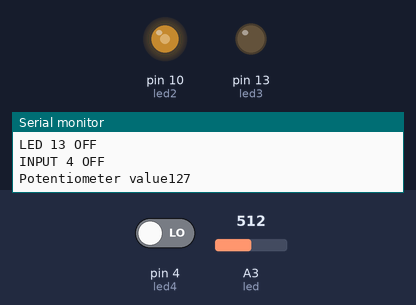
Recording of a sketch running on a simulated Arduino Uno, built with avr-gcc and run on an emulated ATmega328P. On the bench: output pins drawn as LEDs (lit = HIGH), the last lines printed to the serial monitor. The test bench sets the inputs (shaded band); at power-on: A3 (led) = 512, pin 4 (led4) LOW.

Above: at 4.8 s.
4.9 s: A3 (led) set to 716
At 10.3 s:
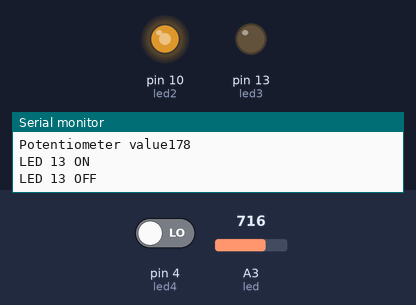
15.2 s: A3 (led) set to 900
At 17.8 s:
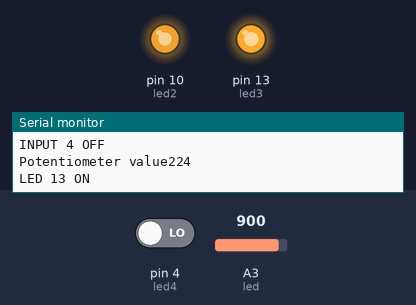
23.5 s: A3 (led) set to 122
At 27.4 s:
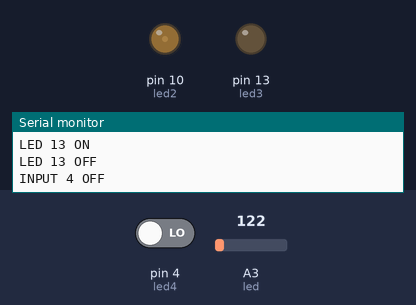
31.5 s: A3 (led) set to 0
At 33.8 s:
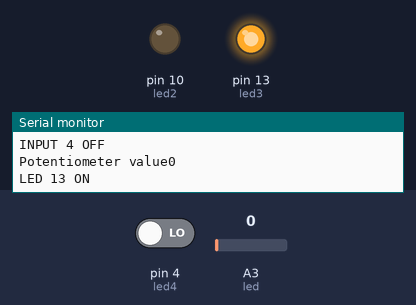
49.8 s: A3 (led) set to 511
At 53.8 s:
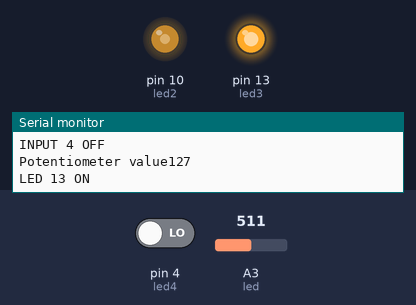
Timing chart, 0 to 59.5 s (numbered marks = the images above; inputs shaded):
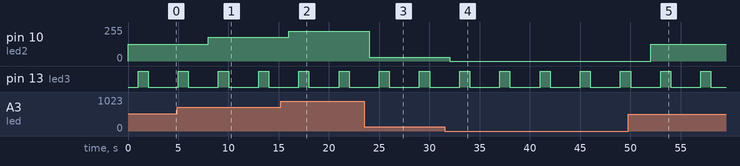

Measured:
- after the input at 4.9 s, pin 10 (led2): 127/255 → 178/255 after 3.1 s
- after the input at 15.2 s, pin 10 (led2): 178/255 → 224/255 after 0.80 s
- after the input at 23.5 s, pin 10 (led2): 224/255 → 30/255 after 0.51 s
- after the input at 31.5 s, pin 10 (led2): 30/255 → 0/255 after 0.51 s
- after the input at 49.8 s, pin 10 (led2): 0/255 → 127/255 after 2.2 s
- by itself, pin 13 (led3): alternates HIGH for 1.0 s and LOW for 3.0 s

The sketch:

all_together.ino
```cpp
  int led=3;
  int led2=10;
  int led3=13;
  int led4=4;
  int x;
  int y;
  int y2;
  float z;
  unsigned long currentTime;
  unsigned long ElapsedTime;
  void setup() {
  Serial.begin(9600); //serial port initialization
  pinMode(led, INPUT);
  pinMode(led2,OUTPUT);
  pinMode(led3,OUTPUT);
  pinMode(led4,INPUT);
  }
  void loop() {
  x=analogRead(led);
  y = map(x, 0, 1023, 0, 500);
  z=y/100.0;
  y2=map(x, 0, 1023, 0, 255);
  analogWrite(led2,y2);
  Serial.print("Potentiometer value");
  Serial.println(y2);
  delay(1000);
  digitalWrite(led3, HIGH);
  Serial.println("LED 13 ON");
  delay(1000);
  digitalWrite(led3, LOW);
  Serial.println("LED 13 OFF");
  delay(1000);
  int val4=digitalRead(led4);
  if (val4==1){
   Serial.println("INPUT 4 ON");
   }
   else {
   Serial.println("INPUT 4 OFF");
  }
  delay(1000);
  }
```
